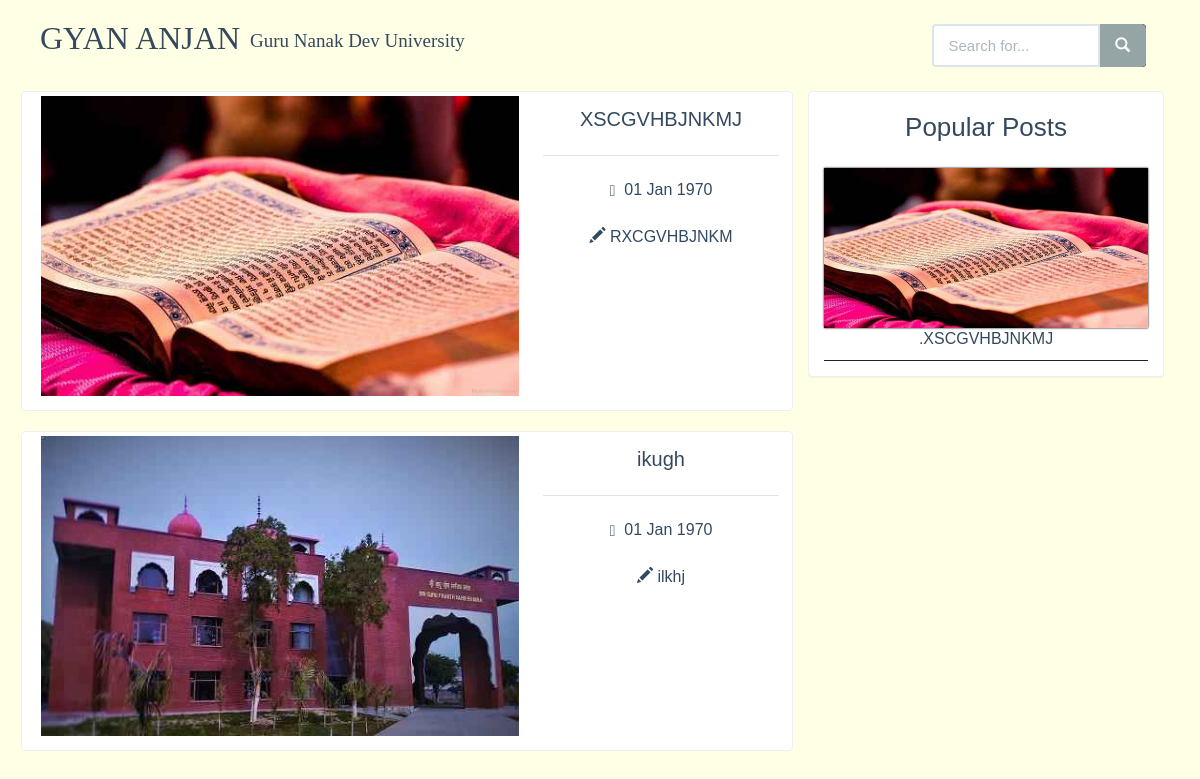
Page /blog on the committed database.
### tables this page shows
CREATE TABLE `gyananjan_blog` (
  `id` int(11) NOT NULL,
  `title` varchar(100) NOT NULL,
  `author` varchar(100) NOT NULL,
  `blog` longtext NOT NULL,
  `date` varchar(32) NOT NULL,
  `image` varchar(100) NOT NULL,
  `views` int(11) NOT NULL
);

### blog.php (the view, shortened to what this page needs)
<?php include 'includes/meta.php';
include 'admin/db/connect.php';
$getClick = "SELECT views FROM gyananjan_blog";
$data = $db->query($getClick);
$i=0; $avg=0;
if($data->num_rows>0) {
	while($row=$data->fetch_assoc()) {
		$view[$i] = $row["views"];
		$i++;
	}
}
for ($j=0;$j<$i;$j++) {
	$avg +=$view[$j]/$i;
}
$query="SELECT * FROM gyananjan_blog ORDER BY date DESC";
$result=$db->query($query);
$queryo = "SELECT * FROM gyananjan_blog WHERE views > '$avg'";
$resulto = $db->query($queryo);
?>
	<?php include 'includes/css.php';
    ?>
		</head>
		<body class="container">
			<?php include 'includes/nav.php';
      ?>
				<div class="head">
					<div class="col-md-12">
						<div class="col-md-8">
							<?php
							if($result->num_rows>0) {
								while ($row=$result->fetch_assoc()) {
							echo    '<a href="blog-view?id='.$row['id'].'">';
							echo		'<div class="posts thumbnail row">';
							echo          '<div class="col-md-8">';
							echo			'<img class="img-responsive setimg" src="admin/images/reduceSize/'.$row['image'].'" alt="'.$row['title'].'" style="box-shadow:none">';
							echo          '</div>';
							echo			'<div class="caption col-md-4">';
							echo				'<div class="heading">'.$row['title'].'</div><hr>';
							echo				'<div class="attr">';
							echo				'<div class="date"><span class="glyphicon glyphicon-calendar"></span>&nbsp;&nbsp;'.date("d M Y",strtotime($row['date'])).'</div><br>';
							echo				'<div class="main-head"><span class="glyphicon glyphicon-pencil"></span>&nbsp;'.$row['author'].'</div>';
							echo				'</div>';
							echo			'</div>';
							echo		'</div>';
							echo '</a>';
								}
							}
						else {
							echo "<h3 class='text-center'>No Latest Blogs Yet</h3>";
						}
						?>
						</div>
						<div class="col-md-4">
							<div class="panel panel-default text-center">
								<h3>Popular Posts</h3>
								<?php
								if($resulto->num_rows>0) {
									while($data=$resulto->fetch_assoc()) {
							echo		'<div class="panel-body">';
							echo    '<a href="blog-view?id='.$data['id'].'">';
							echo	'<div class="attr1">';
							echo		'<img class="img-responsive setimgp" src="admin/images/reduceSize/'.$data['image'].'" alt="" style="height:100px">';
							echo		'<div class="tname text-center">.'.$data['title'].'</div>';
							echo	'</div>';
							echo '</a>';
							echo '</div>';
									}
								}
							?>
							</div>
						</div>
					</div>
		</body>
		</html>

### includes/css.php (style rules this page uses)
.container { margin-right: auto !important; margin-left: auto !important; }
@media screen  and (max-width:1200px ) { body { width:99% !important; margin:auto !important; } }

### blog.php (style rules this page uses)
.setimg { width:100%; height:300px; }
.setimgp { width:100%; height:160px !important; }
.posts { margin-bottom: 20px; }
.heading { text-align: center; font-size: 20px; }
.attr { display: flex; justify-content: space-around; flex-direction:column; text-align:center }
.attr1 { display: block; justify-content: center; border-bottom: 1px solid #222; padding-bottom: 10px; }
.main-head { font-family: 'helvetica' !important; }

### rows in the picture
gyananjan_blog: image (picture), title "XSCGVHBJNKMJ", date "01 Jan 1970", author "RXCGVHBJNKM"
gyananjan_blog: image (picture), title "ikugh", date "01 Jan 1970", author "ilkhj"
